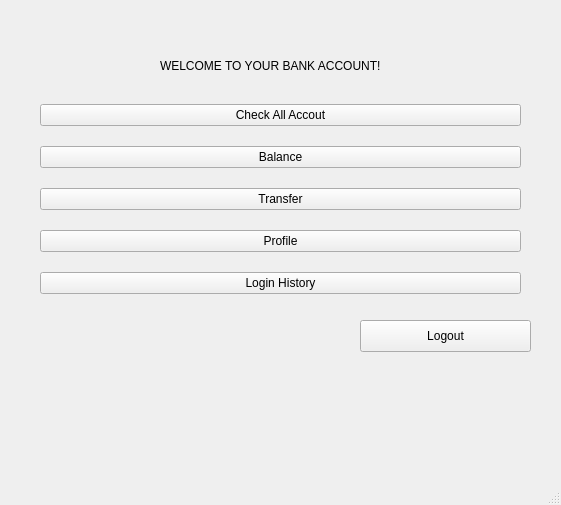
<?xml version="1.0" encoding="UTF-8"?>
<ui version="4.0">
 <class>MainWindow</class>
 <widget class="QMainWindow" name="MainWindow">
  <property name="geometry">
   <rect>
    <x>0</x>
    <y>0</y>
    <width>561</width>
    <height>505</height>
   </rect>
  </property>
  <property name="maximumSize">
   <size>
    <width>561</width>
    <height>505</height>
   </size>
  </property>
  <property name="windowTitle">
   <string>MainWindow</string>
  </property>
  <widget class="QWidget" name="centralwidget">
   <property name="maximumSize">
    <size>
     <width>5000</width>
     <height>5000</height>
    </size>
   </property>
   <widget class="QPushButton" name="pushButton_Logout">
    <property name="geometry">
     <rect>
      <x>360</x>
      <y>320</y>
      <width>171</width>
      <height>32</height>
     </rect>
    </property>
    <property name="maximumSize">
     <size>
      <width>171</width>
      <height>16777215</height>
     </size>
    </property>
    <property name="text">
     <string>Logout</string>
    </property>
   </widget>
   <widget class="QWidget" name="verticalLayoutWidget">
    <property name="geometry">
     <rect>
      <x>40</x>
      <y>90</y>
      <width>491</width>
      <height>221</height>
     </rect>
    </property>
    <layout class="QVBoxLayout" name="verticalLayout">
     <item>
      <widget class="QPushButton" name="pushButton_CheckAllAccount">
       <property name="maximumSize">
        <size>
         <width>481</width>
         <height>16777215</height>
        </size>
       </property>
       <property name="text">
        <string>Check All Accout</string>
       </property>
      </widget>
     </item>
     <item>
      <widget class="QPushButton" name="pushButton_Balance">
       <property name="maximumSize">
        <size>
         <width>481</width>
         <height>16777215</height>
        </size>
       </property>
       <property name="text">
        <string>Balance</string>
       </property>
      </widget>
     </item>
     <item>
      <widget class="QPushButton" name="pushButton_Transfer">
       <property name="maximumSize">
        <size>
         <width>481</width>
         <height>16777215</height>
        </size>
       </property>
       <property name="text">
        <string>Transfer</string>
       </property>
      </widget>
     </item>
     <item>
      <widget class="QPushButton" name="pushButton_Profile">
       <property name="maximumSize">
        <size>
         <width>481</width>
         <height>16777215</height>
        </size>
       </property>
       <property name="text">
        <string>Profile</string>
       </property>
      </widget>
     </item>
     <item>
      <widget class="QPushButton" name="pushButton_LoginHistory">
       <property name="maximumSize">
        <size>
         <width>481</width>
         <height>16777215</height>
        </size>
       </property>
       <property name="text">
        <string>Login History</string>
       </property>
      </widget>
     </item>
    </layout>
   </widget>
   <widget class="QWidget" name="verticalLayoutWidget_2">
    <property name="geometry">
     <rect>
      <x>160</x>
      <y>50</y>
      <width>271</width>
      <height>31</height>
     </rect>
    </property>
    <layout class="QVBoxLayout" name="verticalLayout_2">
     <item>
      <widget class="QLabel" name="label">
       <property name="text">
        <string>WELCOME TO YOUR BANK ACCOUNT!</string>
       </property>
      </widget>
     </item>
    </layout>
   </widget>
  </widget>
  <widget class="QMenuBar" name="menubar">
   <property name="geometry">
    <rect>
     <x>0</x>
     <y>0</y>
     <width>561</width>
     <height>21</height>
    </rect>
   </property>
  </widget>
  <widget class="QStatusBar" name="statusbar"/>
 </widget>
 <resources/>
 <connections/>
</ui>
